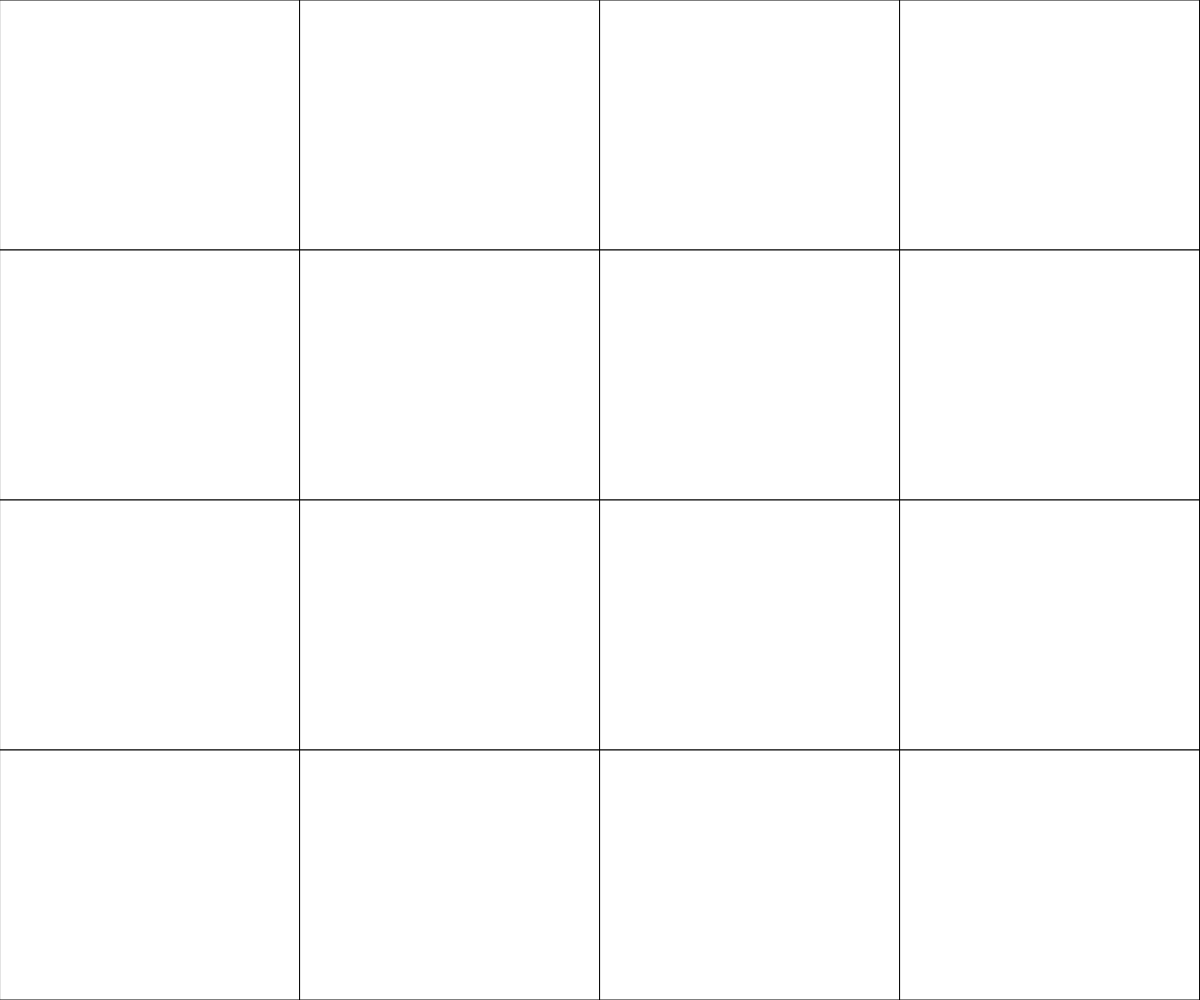
Frame 1 (no input)
Frame 60 (no input): identical to frame 1, image omitted
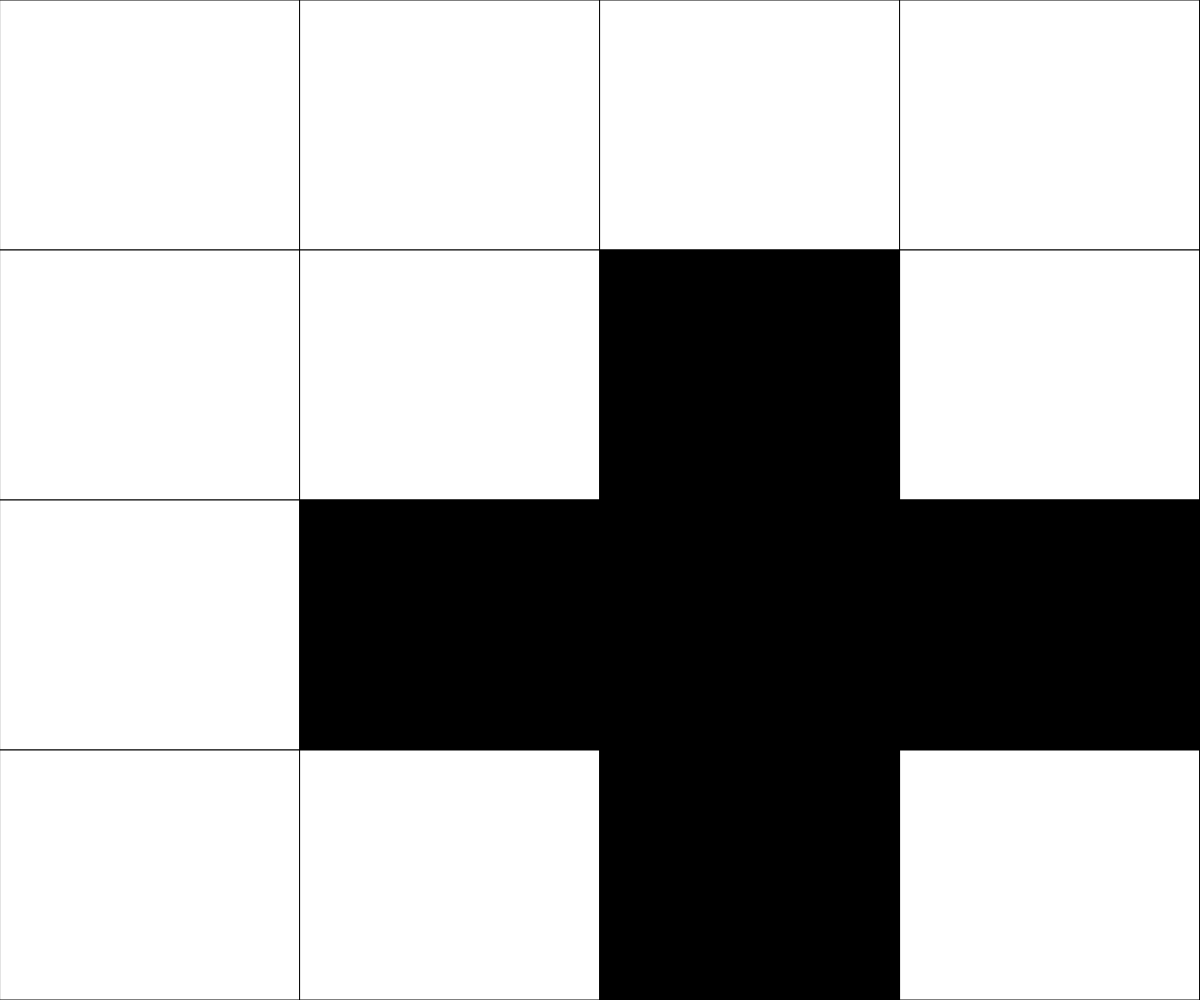
Frame 120 (the mouse pressed at the canvas centre since frame 60)

The p5.js sketch that drew these frames (run headless with seeded random() and noise() and a simulated clock; from frame 60 on, the mouse is pressed at the canvas centre):

// p5.js sketch
// ── sketch.js
// 2d array demo

let grid;
let cellWidth;
let cellHeight;
const GRIDSIZE = 4;
function setup() {
  createCanvas(windowWidth, windowHeight);
  grid = generateEmptyGrid(GRIDSIZE);
  cellWidth = width / 4;
  cellHeight = height / 4;
}

function draw() {
  background(220);
  displayGrid();
}

function mousePressed(){
  let cellX = floor(mouseX / cellWidth);
  let cellY = floor(mouseY / cellHeight);

  toggleCell(cellX, cellY); //self
  toggleCell(cellX, cellY-1); //north
  toggleCell(cellX, cellY+1); //south
  toggleCell(cellX+1, cellY); //east
  toggleCell(cellX-1, cellY); //west
}

  
function toggleCell(cellX, cellY) {
  if (cellX >= 0 && cellX < GRIDSIZE && cellY >= 0 && cellY < GRIDSIZE) {
    if(grid[cellY][cellX] === 0) {
      grid[cellY][cellX] = 1;
    }
    else {
      grid[cellY][cellX] = 0;
    }

  }
}

function keyPressed() {
  if (key === " ") {
    grid = generateRandomGrid(4);
  }
}

function displayGrid() {
  for (let y = 0; y<grid.length; y++) {
    for (let x = 0; x<grid[y].length; x++) {
      if (grid[y][x] ===0) {
        fill("white");
      }
      else {
        fill("black");
      }

      rect(cellWidth*x, cellHeight*y, cellWidth, cellHeight);
    }
  }

}
function generateEmptyGrid(gridSize) {
  let grid = [];
  for (let i=0; i<gridSize; i++) {
    grid.push([]);
    for (let j=0; j<10; j++) {
      grid[i].push(0);
    }
  }
  return grid;
}



function generateRandomGrid(gridSize) {
  let grid = [];
  for (let i=0; i<gridSize; i++) {
    grid.push([]);
    for (let j=0; j<10; j++) {
      if (random(100) < 50) {
        grid[i].push(0);
      }
    
      else {
        grid[i].push(1);
      }
    }
  }
  return grid;

}
